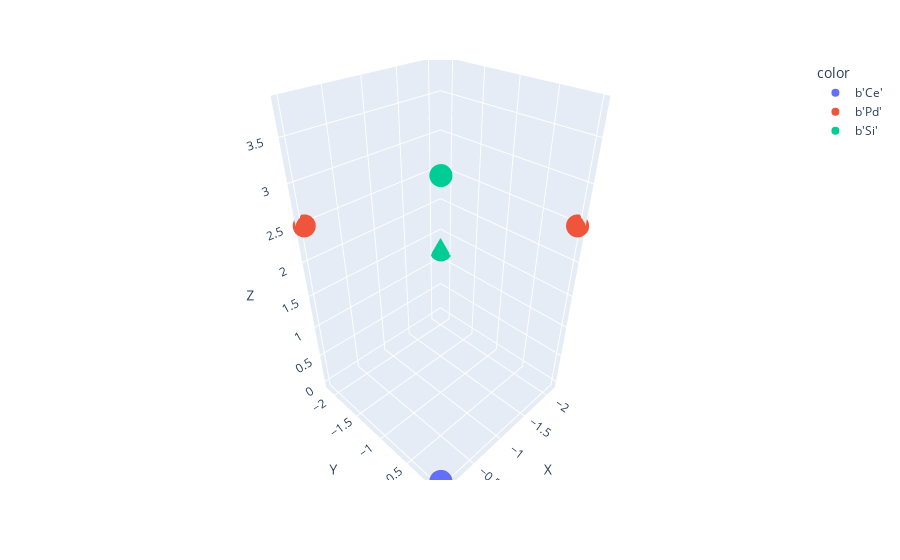

This figure's notebook cell:
### Code cell
import plotly.express as px

def draw_unit_cell(atom_vec, cart_atom_vec):
	fig = px.scatter_3d(x=cart_atom_vec[:, 0], y=cart_atom_vec[:, 1], z=cart_atom_vec[:, 2], color=atom_vec['typ'])
	fig.update_layout(scene=dict(
		xaxis_title='X',
		yaxis_title='Y',
		zaxis_title='Z'
	))
	fig.show()

draw_unit_cell(atom_vec, cart_atom_vec)

### Figure 1 — Plotly figure (JSON) as saved in the notebook; plotly's stock layout.template omitted (floating-point values rounded to 4 significant figures)
{"data": [{"hovertemplate": "color=b'Ce'<br>x=%{x}<br>y=%{y}<br>z=%{z}<extra></extra>", "legendgroup": "b'Ce'", "marker": {"color": "#636efa", "symbol": "circle"}, "mode": "markers", "name": "b'Ce'", "scene": "scene", "showlegend": true, "type": "scatter3d", "x": [0.0], "y": [0.0], "z": [0.0]}, {"hovertemplate": "color=b'Pd'<br>x=%{x}<br>y=%{y}<br>z=%{z}<extra></extra>", "legendgroup": "b'Pd'", "marker": {"color": "#EF553B", "symbol": "circle"}, "mode": "markers", "name": "b'Pd'", "scene": "scene", "showlegend": true, "type": "scatter3d", "x": [-2.134, -7.435e-11], "y": [-7.435e-11, -2.134], "z": [2.494, 2.494]}, {"hovertemplate": "color=b'Si'<br>x=%{x}<br>y=%{y}<br>z=%{z}<extra></extra>", "legendgroup": "b'Si'", "marker": {"color": "#00cc96", "symbol": "circle"}, "mode": "markers", "name": "b'Si'", "scene": "scene", "showlegend": true, "type": "scatter3d", "x": [-2.134, 1.827e-10], "y": [-2.134, 1.827e-10], "z": [1.199, 3.789]}], "layout": {"legend": {"title": {"text": "color"}, "tracegroupgap": 0}, "margin": {"t": 60}, "scene": {"domain": {"x": [0, 1], "y": [0, 1]}, "xaxis": {"title": {"text": "X"}}, "yaxis": {"title": {"text": "Y"}}, "zaxis": {"title": {"text": "Z"}}}}}
